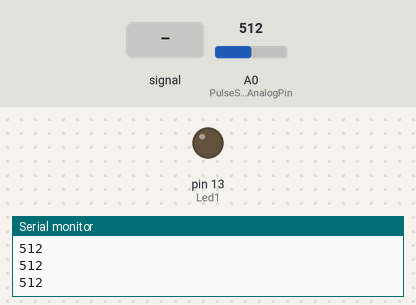
The sketch below on a simulated Arduino Uno, built with avr-gcc and run on an emulated ATmega328P. Shown: output pins drawn as LEDs (lit = HIGH), the last lines printed to the serial monitor. Dashed ring = blinking. The inputs (shaded band) are chosen by the test bench; at power-on: A0 (PulseSensorAnalogPin) = 512.

Above: at 1.2 s.
1.3 s: A0 (PulseSensorAnalogPin) fed a 200 Hz sine of ±81 counts around its level
At 1.9 s:
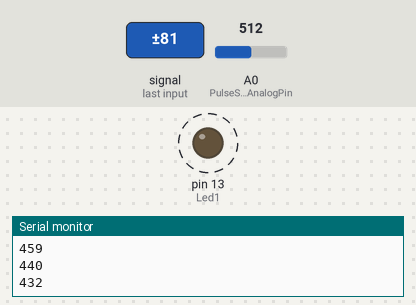
4.3 s: A0 (PulseSensorAnalogPin) set to 716
At 4.3 s:
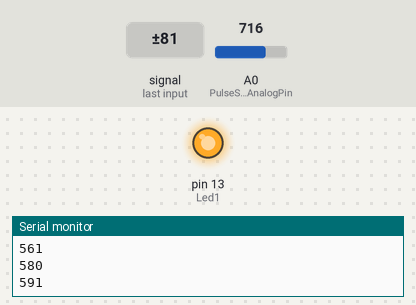
5.8 s: A0 (PulseSensorAnalogPin) set to 565
7.3 s: A0 (PulseSensorAnalogPin) set to 544
At 8.5 s:
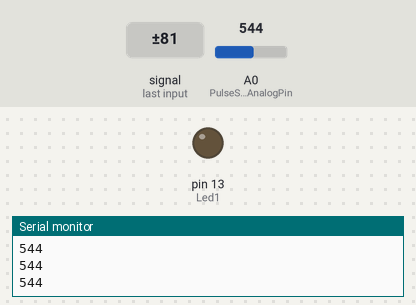
8.8 s: A0 (PulseSensorAnalogPin) set to 560
At 9.9 s:
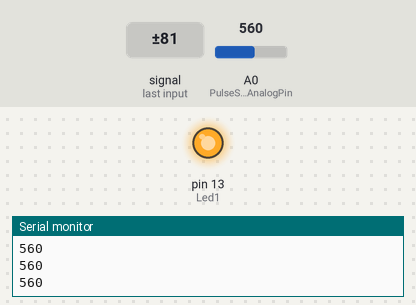
Timing chart, 0 to 11.3 s (numbered marks = the images above; inputs shaded):
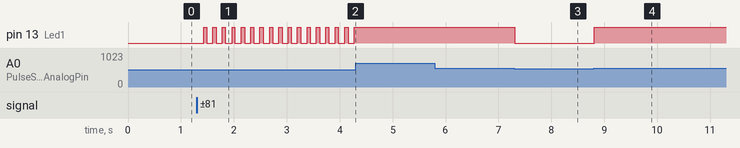

Measured:
- the behaviour switches between 551 and 550 on A0 (PulseSensorAnalogPin) (found by bisection; images 2 and 3)
- after the input at 1.3 s, pin 13 (Led1): alternates HIGH for 0.06 s and LOW for 0.11 s, starting after 0.13 s
- after the input at 4.3 s, pin 13 (Led1): stops changing and stays HIGH
- after the input at 7.3 s, pin 13 (Led1): HIGH → LOW at once
- after the input at 8.8 s, pin 13 (Led1): LOW → HIGH at once

The sketch:

board.ino
```cpp
int PulseSensorAnalogPin = 0;
int Led1 = 13;

// Data variables
int pulse;

void setup() {
  pinMode(Led1,OUTPUT);
  Serial.begin(115200);
}

void loop() {
    // Read data from sensors
    pulse = analogRead(PulseSensorAnalogPin);

    // Send data to Serial
    Serial.println(pulse);

    // Turn leds on/off
    if(pulse > 550) {
        digitalWrite(Led1,HIGH);
    } else {
        digitalWrite(Led1,LOW);
    }

    delay(10);
}
```
